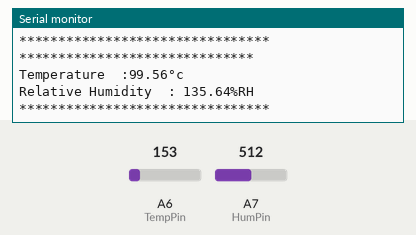
Simulated run of this sketch. Board: Arduino Nano, built with avr-gcc and run on an emulated ATmega328P. Parts: the last lines printed to the serial monitor. The inputs (shaded band) are chosen by the test bench; at power-on: A6 (TempPin) = 153, A7 (HumPin) = 512.

Above: at 1.2 s.
1.3 s: A6 (TempPin) set to 162
At 2.9 s:
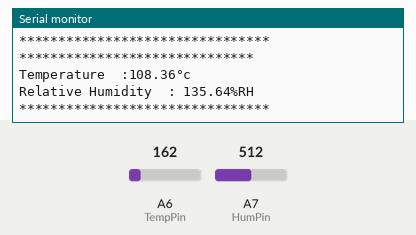
4.3 s: A7 (HumPin) set to 716
At 5.7 s:
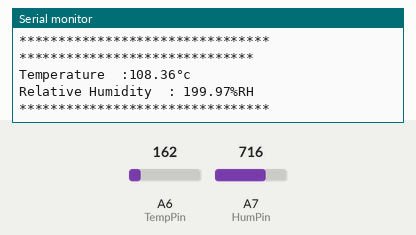
5.8 s: A6 (TempPin) set to 175
At 7.0 s:
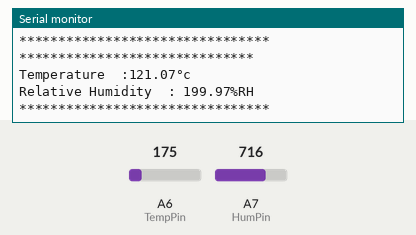
7.3 s: A7 (HumPin) set to 900
At 8.3 s:
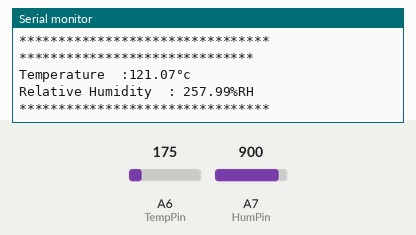
8.8 s: A6 (TempPin) set to 133
At 10.3 s:
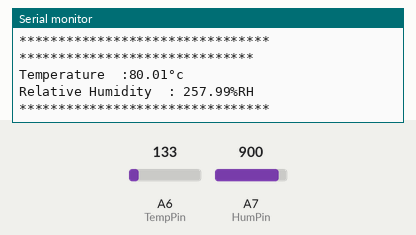
Timing chart, 0 to 11.8 s (numbered marks = the images above; inputs shaded):
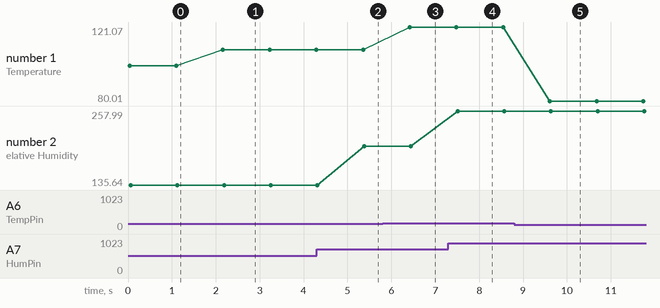

The sketch:

tem_interface.ino
```cpp
const int TempPin = A6;
const int HumPin = A7;

void setup() {
  // put your setup code here, to run once:
Serial.begin(9600);

}

void loop() {
  // put your main code here, to run repeatedly:
  float temperature = temp();
  float humidity = Hum();

Serial.println("******************************");
Serial.print("Temperature  :");
Serial.print(temperature);
Serial.println("°c");

Serial.print("Relative Humidity  : ");
Serial.print(humidity);
Serial.println("%RH");
Serial.println("********************************");
delay(1000);

}

float temp()
{
  float sumTemp = 0;
  for (int i=0;i<10;i++)
  {
   int t = analogRead(TempPin);
  float Temp_voltage = (t)* (5.0/1023);
  float temp = ((2*Temp_voltage) -0.5)*100;
  sumTemp += temp;
  }
  return(sumTemp/10);
}
float Hum()
{
  float sumHum = 0;
  for (int i=0;i<10;i++)
  {
  float h = analogRead(HumPin);
  float Hum_voltage = (h)* (5.0/1023);
  float Humi = ((2*Hum_voltage/5.0)-0.16)/0.0062;

  sumHum += Humi;
  }
  return(sumHum/10);
}
```

Measured:
- after the input at 1.3 s, the serial monitor: prints a new line after 0.86 s (image 1)
- after the input at 4.3 s, the serial monitor: prints a new line after 1.1 s (image 2)
- after the input at 5.8 s, the serial monitor: prints a new line after 0.62 s (image 3)
- after the input at 7.3 s, the serial monitor: prints a new line after 0.21 s (image 4)
- after the input at 8.8 s, the serial monitor: prints a new line after 0.81 s (image 5)
- plotted number 1: 99.56 → 108.36 after the input at 1.3 s, 108.36 → 121.07 after the input at 5.8 s, 121.07 → 80.01 after the input at 8.8 s
- plotted number 2: 135.64 → 199.97 after the input at 4.3 s, 199.97 → 257.99 after the input at 7.3 s
